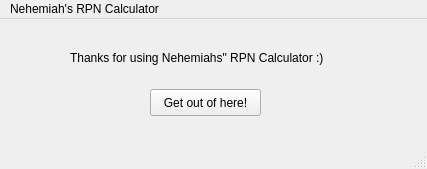
<?xml version="1.0" encoding="UTF-8"?>
<ui version="4.0">
 <class>MainWindow</class>
 <widget class="QMainWindow" name="MainWindow">
  <property name="geometry">
   <rect>
    <x>0</x>
    <y>0</y>
    <width>427</width>
    <height>169</height>
   </rect>
  </property>
  <property name="windowTitle">
   <string>MainWindow</string>
  </property>
  <widget class="QWidget" name="centralwidget">
   <widget class="QPushButton" name="final_exit_button">
    <property name="geometry">
     <rect>
      <x>150</x>
      <y>70</y>
      <width>111</width>
      <height>27</height>
     </rect>
    </property>
    <property name="text">
     <string>Get out of here!</string>
    </property>
   </widget>
   <widget class="QLabel" name="exit_message_text">
    <property name="geometry">
     <rect>
      <x>70</x>
      <y>30</y>
      <width>291</width>
      <height>17</height>
     </rect>
    </property>
    <property name="text">
     <string>Thanks for using Nehemiahs&quot; RPN Calculator :)</string>
    </property>
   </widget>
  </widget>
  <widget class="QMenuBar" name="menubar">
   <property name="geometry">
    <rect>
     <x>0</x>
     <y>0</y>
     <width>427</width>
     <height>25</height>
    </rect>
   </property>
   <widget class="QMenu" name="menuNehemiah_s_RPN_Calculator">
    <property name="title">
     <string>Nehemiah's RPN Calculator</string>
    </property>
   </widget>
   <addaction name="menuNehemiah_s_RPN_Calculator"/>
  </widget>
  <widget class="QStatusBar" name="statusbar"/>
 </widget>
 <resources/>
 <connections/>
</ui>
